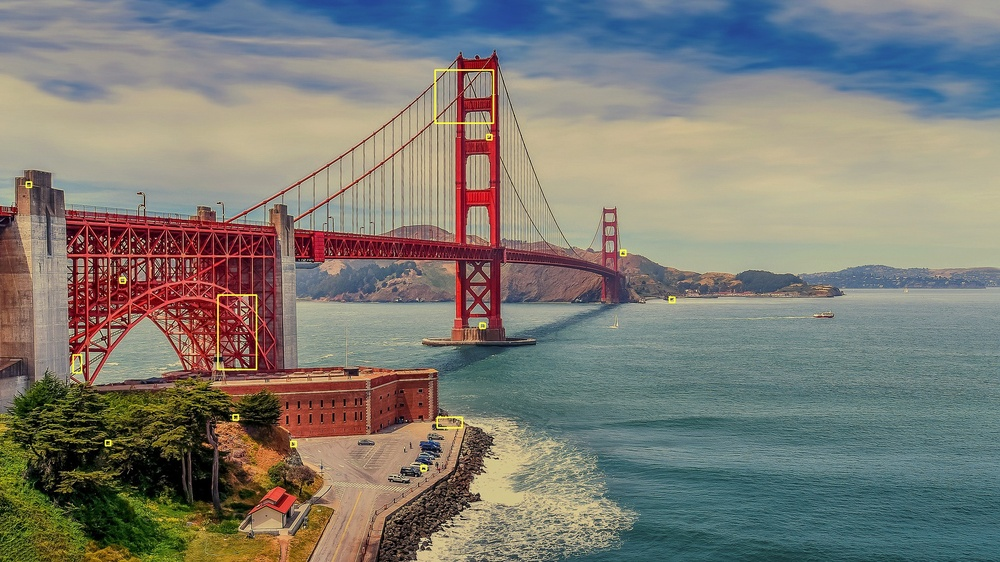
#> input picture original.jpg, 1000 x 562 px, shrunk from 1920 x 1079 before the run
$ python find_objects.py original.jpg Yup.jpg Yup.jpg
#> lines starting #> are read from the running program, lines starting #| are printed output that depends on the picture; after the words box and inside, x2 and y2 are one past the last pixel; in counts of white or black regions, pixels touching at a corner belong together
### boxDrawer_version2.py
import cv2 as cv

class BoxDrawer:

    def __init__(self,winSize,img,color, lineWidth, minNumToAccept=0):
        """
        Initializer function for box drawing class
        :param winSize: distance between points to call a new cluster of points a new cluster
        :param img: image being drawn on
        :param color: color of line in rgb for example (0,0,0)
        :param lineWidth: width of line to be drawn
        """
        self.winSize = winSize
        self.img = img
        self.color = color
        self.lineWidth = lineWidth
        self.minNumToAccept = minNumToAccept

    def get_x_y_and_index(self, old_arr):
        """
        Function that returns array of [x,y,i] where x is the x coordinate, y
            is the y coordinate and i is the index of point in keypoint array
        :return: array of [x,y,i] for all points in key points
        """
        arr = []
        for i in range(len(old_arr)):
            toApp = [old_arr[i].pt[0], old_arr[i].pt[1], i]
            arr.append(toApp)
        return arr

    def findBoxes(self, arr):
        """
        Function to find clusters
        :return: return array of clusters
        """
        if len(arr) ==0: return []
        points = self.partitionInADirection(arr,0,[])
        finalPoints = []
        for j in range(len(points)):
            p = points[j]
            finalPoints = self.partitionInADirection(p,1,finalPoints)

        return finalPoints

    def partitionInADirection(self,arr,indToSort,points):
        """
        Function to partition the points into clusters in a specific direction
        :param arr: array to be partitioned
        :param indToSort: index of which direction to partition in (x=0,y=1)
        :param points: array to be returned
        :return: return clustered points in direction indicated by indToSort
        """
        toApp = []
        srtd = sorted(arr, key=lambda x: x[indToSort])
        for i in range(1,len(srtd)):
            toApp.append(srtd[i-1])
            if srtd[i][indToSort] - srtd[i-1][indToSort] > self.winSize:
                points.append(toApp)
                toApp = []

        toApp.append(srtd[-1])
        points.append(toApp)

        return points


    def drawBoxes(self, p):
        """
        Function to draw boxes on self.img
        :return: None, updated image is stored in self.img
        """
        #p = self.findBoxes(self.get_x_y_and_index(self.kp))
        for points in p:
            if len(points) <= self.minNumToAccept:continue
            xSorted = sorted(points, key=lambda x: x[0])
            ySorted = sorted(points, key=lambda x: x[1])
            add = 5
            # if len(xSorted)<=self.minNumToAccept:continue
            # if len(xSorted) == 1:
            #     if len(xSorted[0])==0: continue
            #     add = 5
            x0 = xSorted[0][0] - add
            x1 = xSorted[-1][0] + add
            y0 = ySorted[0][1] - add
            y1 = ySorted[-1][1] + add
            if self.minNumToAccept!=0:
                if int(x0)+add==int(x1)-add or int(y0)+add ==int(y1)-add: continue
            cv.line(self.img, (int(x0), int(y0)), (int(x0), int(y1)), self.color,self.lineWidth)
            cv.line(self.img, (int(x1), int(y0)), (int(x1), int(y1)), self.color,self.lineWidth)
            cv.line(self.img, (int(x0), int(y0)), (int(x1), int(y0)), self.color,self.lineWidth)
            cv.line(self.img, (int(x0), int(y1)), (int(x1), int(y1)), self.color,self.lineWidth)

### find_objects.py
#cells2  and cells19


import numpy as np
import cv2 as cv
from matplotlib import pyplot as plt
import sys

from boxDrawer_version2 import BoxDrawer

MIN_MATCH_PER_CLUMP = 10   #Number of matches that must be found to keep a match.  (to keep a clump of points, we want more than one feature to match, right?)
WINDOW_SIZE = 0.5   # how close matches need to be to each other to be considered part of a potential clump.
NUMBER_OF_CLUMPS = 10   #how many clumps we are hoping to find, e.g. this would find up to but no more than 9 matches from any one point.

LINE_THICKNESS = 2  # How thick the box class will draw our lines

imgPath1 = sys.argv[1]
imgPath2 = sys.argv[2]

#if I need to implement something different if they are the same; not being used right now

#start_index = 0
#if sys.argv[3] == "Y" or sys.argv[3] == "y":
#   start_index = 1

#TODO do the 0's make this B&W? is that bad?  should we do that to compare but print in color?
img1 = cv.imread(imgPath1) # queryImage
#> img1 is the input picture: shape (562, 1000, 3); mean B, G, R 116.4, 124.2, 125.9
img2 = cv.imread(imgPath2) # trainImage
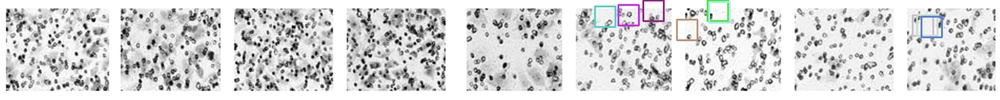
#> input picture Yup.jpg, 1000 x 100 px, shrunk from 2732 x 272 before the run
#> img2 is the input picture: shape (100, 1000, 3); mean B, G, R 215.5, 215.2, 215.1
# Initiate SIFT detector
sift = cv.xfeatures2d.SIFT_create()

# find the keypoints and descriptors with SIFT
kp1, des1 = sift.detectAndCompute(img1,None)
#> kp1 = 2492 keypoints; strongest (x, y, size): (235, 417, 1.9), (218, 295, 2.2), (493, 70, 1.8), (252, 295, 1.8)
kp2, des2 = sift.detectAndCompute(img2,None)
#> kp2 = 2175 keypoints; strongest (x, y, size): (76, 54, 2.2), (93, 20, 2.5), (406, 34, 2), (307, 34, 1.9)

#print("first des1")


#iterate over pictures finding the next best clump until all clumps have been found:
all_clumps = []  #this will store key points of the query Image
foundClump = True  #this will run our loop
bd = BoxDrawer(WINDOW_SIZE,img1,(0,255,0),LINE_THICKNESS)  #this will let us find, store, and draw clumps


#find matches with flann
FLANN_INDEX_KDTREE = 1
index_params = dict(algorithm = FLANN_INDEX_KDTREE, trees = 5)
search_params = dict(checks = 50)
flann = cv.FlannBasedMatcher(index_params, search_params)
matches = flann.knnMatch(des1,des2,k=NUMBER_OF_CLUMPS)
#> matches = 2492 matches
    #print(matches)


# store all the good matches as per Lowe's ratio test, store both for query and train images.
#TODO: store these matches in a way that groups test w/ query indices, then we can color code them.
q_good_matches = []
t_good_matches = []
for match in matches:
    q_temp_matches = []
    t_temp_matches = []
    for i in range(len(match)-1):
        if kp1[match[i].queryIdx].pt == kp2[match[i].trainIdx].pt:
            continue
        q_temp_matches.append(match[i].queryIdx)
        t_temp_matches.append(match[i].trainIdx)
        if match[i].distance < 0.7*match[i+1].distance:
            q_good_matches = q_good_matches + q_temp_matches
            t_good_matches = t_good_matches + t_temp_matches
            break
#> after the loop, q_good_matches = [1953]; t_good_matches = [547]


            #np.delete(des1,m.queryIdx)
print(len(q_good_matches))  #I think if sys.argv[3] = y, run once with each picture as query and take the larger of len(q_good_matches  for each.
#| 1

#keep only good points
kp1_temp = np.take(kp1,q_good_matches)
kp2_temp = np.take(kp2,t_good_matches)

#use the box class to turn good matches into clumps of matches rather than total matches so we can analyze them
modified_array = bd.get_x_y_and_index(kp1_temp)
#> the loop in get_x_y_and_index, `for i in range(len(old_arr)):` made 1 pass
#> toApp on pass 1: [461, 75.15, 0]
#> after the loop in get_x_y_and_index, `for i in range(len(old_arr)):`: arr = [[461, 75.15, 0]]
#> modified_array = [[461, 75.15, 0]]
curr_clumps = bd.findBoxes(modified_array)
#> after the loop in partitionInADirection, `for i in range(1,len(srtd)):`: points = []
#> in findBoxes, `points = self.partitionInADirection(arr,0,[])`: points = [[[461, 75.15, 0]]]
#> the loop in findBoxes, `for j in range(len(points)):` made 1 pass
#> curr_clumps = [[[461, 75.15, 0]]]

#for each clump, we must decide if it is a valid object
for clump in curr_clumps:
    #remove key points in query image
    if len(clump) > MIN_MATCH_PER_CLUMP:
            all_clumps.append(clump)
#> this loop made 1 pass
#> after the loop, all_clumps = []

# [13 lines of commented-out code are left out]
bd.drawBoxes(all_clumps)
img1 = bd.img

#prep boxes for img 2
bd2 = BoxDrawer(WINDOW_SIZE,img2,(0,255,0),LINE_THICKNESS)
clumps2 = bd2.findBoxes(bd2.get_x_y_and_index(kp2_temp))
#> the loop in get_x_y_and_index (call 2), `for i in range(len(old_arr)):` made 1 pass
#> toApp on pass 1: [237.4, 68.14, 0]
#> the loop in findBoxes (call 2), `for j in range(len(points)):` made 1 pass
#> clumps2 = [[[237.4, 68.14, 0]]]
bd2.drawBoxes(clumps2)
#> the loop in drawBoxes (call 2), `for points in p:` made 1 pass
#> (ySorted, add, x0, x1, y0, y1) on pass 1: ([[237.4, 68.14, 0]], 5, 232.4, 242.4, 63.14, 73.14)
#> after the loop in drawBoxes (call 2), `for points in p:`:
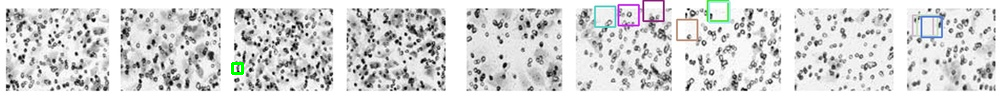
#> self.img: shape (100, 1000, 3); 0.12% of pixels changed, all inside (x1, y1, x2, y2) = (231, 62, 244, 75)
img2 = bd2.img

# write out images--ask Joshua abt these two lines?
#cv.imwrite(a_outPathMatches, img_matches)
#cv.imwrite(a_secondIterationOfMatchesImgPath, img_matches_2)


#TODO: add drawing images to screen
#TODO: make new names command line input
cv.imwrite(imgPath1[:-4] + "_v2_query_2.jpg", img1)
cv.imwrite(imgPath2[:-4] + "_v2_training_2.jpg", img2)

cv.waitKey(0)

#for clump in all_clumps:
# Draw boxes around key matches
